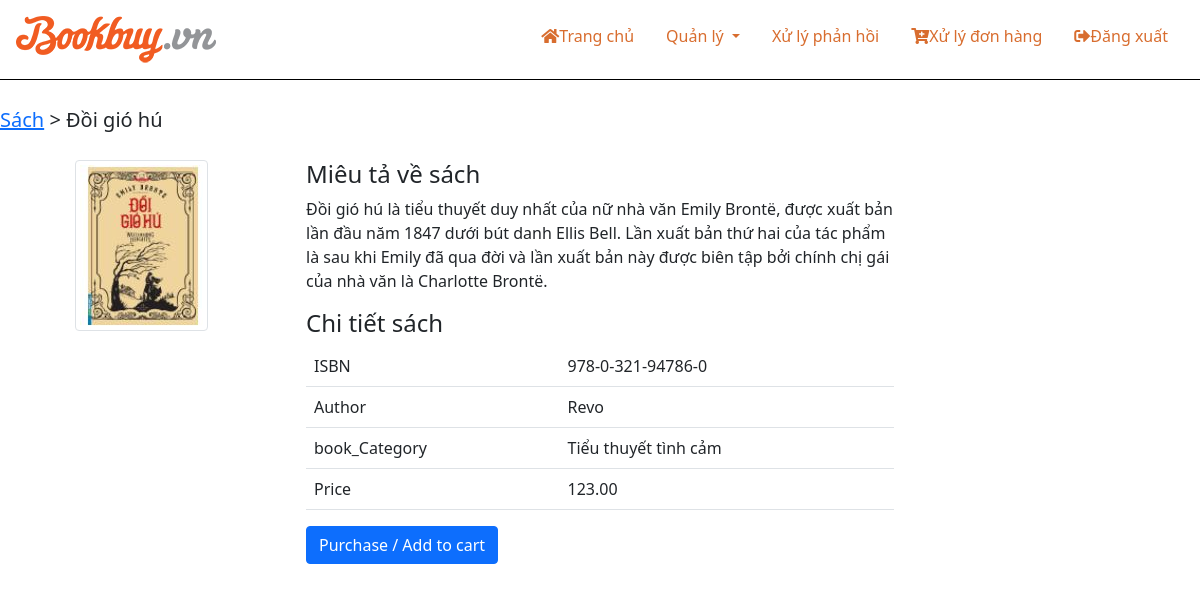
The app's page /admin/click_book.php?bookstory=978-0-321-94786-0 (signed in) with its own data.
### tables this page shows
CREATE TABLE `books` (
  `book_isbn` varchar(20) NOT NULL,
  `book_title` varchar(60) NOT NULL,
  `book_author` varchar(60) NOT NULL,
  `book_image` varchar(40) DEFAULT NULL,
  `book_Category` varchar(255) DEFAULT NULL,
  `book_descr` text DEFAULT NULL,
  `book_price` decimal(6,2) NOT NULL,
  `publisherid` int(10) NOT NULL
);

### admin/click_book.php (the view, shortened to what this page needs)
<?php
  $book_isbn = $_GET['bookstory'];
  $query = "SELECT * FROM books WHERE book_isbn = '$book_isbn'";
  $result = mysqli_query($conn, $query);
  $row = mysqli_fetch_assoc($result);
  require "header.php";
?>
      <p class="lead" style="margin: 25px 0"><a href="books.php">Sách</a> > <?php echo $row['book_title']; ?></p>
      <div class="row">
        <div class="col-md-3 text-center">
          <img class="img-responsive img-thumbnail" src="./bootstrap/img/<?php echo $row['book_image']; ?>">
        </div>
        <div class="col-md-6">
          <h4>Miêu tả về sách</h4>
          <p><?php echo $row['book_descr']; ?></p>
          <h4>Chi tiết sách</h4>
          <table class="table">
          	<?php foreach($row as $key => $value){
              if($key == "book_descr" || $key == "book_image" || $key == "publisherid" || $key == "book_title"){
                continue;
              }
              switch($key){
                case "book_isbn":
                  $key = "ISBN";
                  break;
                case "book_author":
                  $key = "Author";
                  break;
                case "book_price":
                  $key = "Price";
                  break;
              }
            ?>
            <tr>
              <td><?php echo $key; ?></td>
              <td><?php echo $value; ?></td>
            </tr>
            <?php
              }
            ?>
          </table>
          <form method="post" action="cart.php">
            <input type="submit" value="Purchase / Add to cart" name="cart" class="btn btn-primary">
          </form>
       	</div>
      </div>
<?php
  require "footer.php";
?>

### admin/index.css (style rules this page uses)
* { padding: 0; margin: 0; box-sizing: border-box; text-decoration: none; }
:root { --color-main: #d86d2f; }

### records on screen
books: book_title "Đồi gió hú", book_image (picture), book_descr "Đồi gió hú là tiểu thuyết duy nhất của nữ nhà văn Emily Brontë, được xuất bản lần đầu năm 1847 dưới bút danh Ellis Bell. Lần xuất bản thứ hai của tác phẩm là sau khi Emily đã qua đời và lần xuất bản này được biên tập bởi chính chị gái của nhà văn là Charlotte Brontë.", book_isbn "978-0-321-94786-0", book_author "Revo", book_Category "Tiểu thuyết tình cảm", book_price "123.00"

### other values on screen
$key "ISBN"
$key "Author"
$key "book_Category"
$key "Price"
